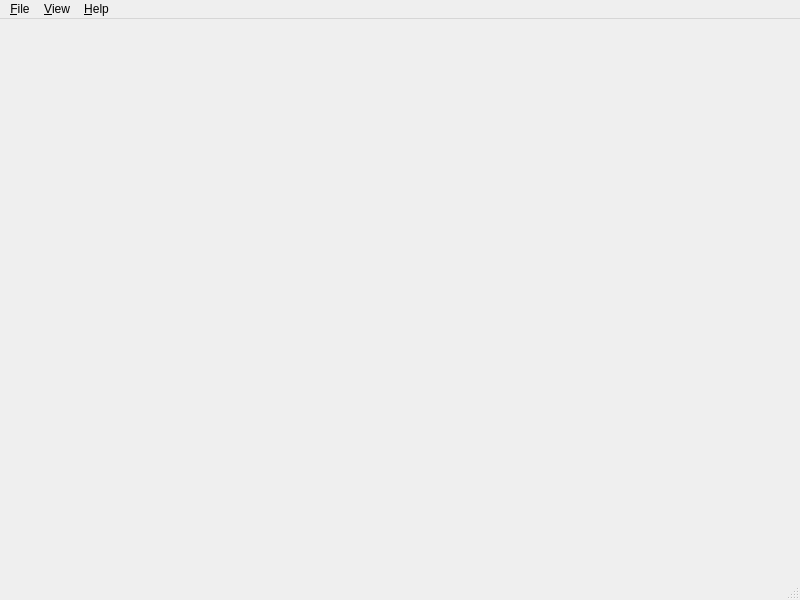
<?xml version="1.0" encoding="UTF-8"?>
<ui version="4.0">
 <class>MainWindow</class>
 <widget class="QMainWindow" name="MainWindow">
  <property name="geometry">
   <rect>
    <x>0</x>
    <y>0</y>
    <width>800</width>
    <height>600</height>
   </rect>
  </property>
  <property name="windowTitle">
   <string>qiew</string>
  </property>
  <widget class="QWidget" name="centralwidget"/>
  <widget class="QMenuBar" name="menubar">
   <property name="geometry">
    <rect>
     <x>0</x>
     <y>0</y>
     <width>800</width>
     <height>22</height>
    </rect>
   </property>
   <widget class="QMenu" name="menuHelp">
    <property name="title">
     <string>&amp;Help</string>
    </property>
    <addaction name="actionAbout"/>
   </widget>
   <widget class="QMenu" name="menuView">
    <property name="title">
     <string>&amp;View</string>
    </property>
    <addaction name="actionCoordinateAxes"/>
    <addaction name="actionFeedbackVisibility"/>
    <addaction name="separator"/>
    <addaction name="actionFullScreen"/>
   </widget>
   <widget class="QMenu" name="menuFile">
    <property name="title">
     <string>&amp;File</string>
    </property>
    <addaction name="actionOpen"/>
    <addaction name="actionReload"/>
    <addaction name="separator"/>
    <addaction name="actionTakeScreenshot"/>
    <addaction name="separator"/>
    <addaction name="actionExit"/>
   </widget>
   <addaction name="menuFile"/>
   <addaction name="menuView"/>
   <addaction name="menuHelp"/>
  </widget>
  <widget class="QStatusBar" name="statusbar"/>
  <action name="actionAbout">
   <property name="text">
    <string>&amp;About</string>
   </property>
  </action>
  <action name="actionCoordinateAxes">
   <property name="checkable">
    <bool>true</bool>
   </property>
   <property name="checked">
    <bool>false</bool>
   </property>
   <property name="text">
    <string>Coordinate &amp;Axes</string>
   </property>
   <property name="shortcut">
    <string>Ctrl+A</string>
   </property>
  </action>
  <action name="actionFullScreen">
   <property name="checkable">
    <bool>true</bool>
   </property>
   <property name="text">
    <string>&amp;Full Screen</string>
   </property>
   <property name="shortcut">
    <string>Ctrl+F</string>
   </property>
  </action>
  <action name="actionOpen">
   <property name="text">
    <string>&amp;Open</string>
   </property>
   <property name="shortcut">
    <string>Ctrl+O</string>
   </property>
  </action>
  <action name="actionReload">
   <property name="text">
    <string>&amp;Reload</string>
   </property>
   <property name="shortcut">
    <string>Ctrl+R</string>
   </property>
  </action>
  <action name="actionTakeScreenshot">
   <property name="text">
    <string>Take &amp;Screenshot...</string>
   </property>
   <property name="shortcut">
    <string>Ctrl+S</string>
   </property>
  </action>
  <action name="actionExit">
   <property name="text">
    <string>E&amp;xit</string>
   </property>
  </action>
  <action name="actionFeedbackVisibility">
   <property name="checkable">
    <bool>true</bool>
   </property>
   <property name="checked">
    <bool>true</bool>
   </property>
   <property name="text">
    <string>Feedback &amp;Visibility</string>
   </property>
   <property name="shortcut">
    <string>Ctrl+V</string>
   </property>
  </action>
 </widget>
 <resources/>
 <connections/>
</ui>
